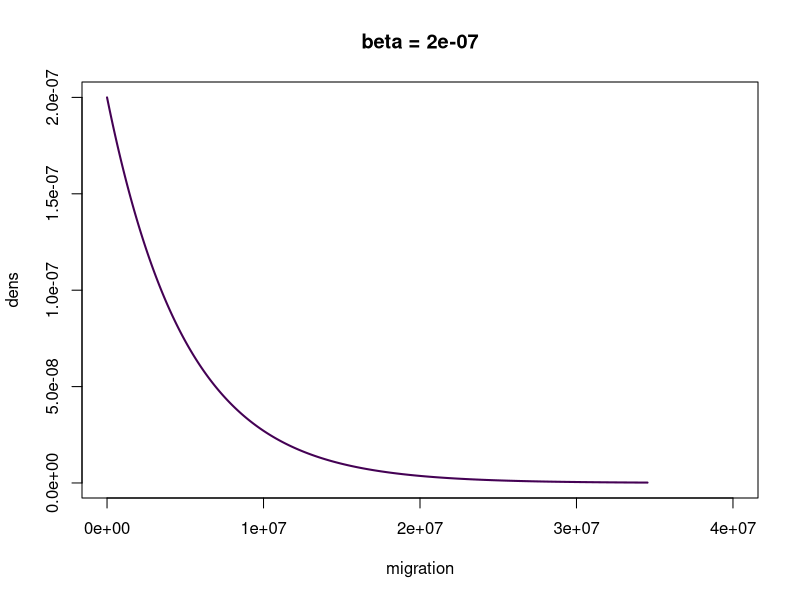

Generate this figure with R:
### R script to define gamma-distributed priors for the migration rate parameters in G-PhoCS analyses.
### By Ivan Prates, June 2018.
### Smithsonian National Museum of Natural History, Washington DC, USA.

# We'll use the viridis color palletes for plotting:
#install.packages("viridis")
library(viridis)

# Given a mutation rate of:
u = 2.42*10^-9 # from Prates et al. 2016 Molecular Ecology (average mutation rate among all genes of the three lizard species)

# G-PhoCS estimates m, given by:
# m = M/u

# So, given m equals:
m = 20

# To estimate M: 
M = m*u
M # (proportion of ind. in pop. 1 that arose from migration from pop. 2 per generation)

# m for different M
M = 1/100
M = 1/1000
M = 1/1000000
m = M/u
m # from 413 to 4.13M

m = 5000000
M = m*u
M

# For migration, implement gamma parameters as:
shape = c(1)
rate = c(0.0000002)
mean = shape/rate
mean

scale = 1/rate
scale

variance = shape/rate*rate
variance

# Plot:
par(mfrow = c(length(rate), 1)) # number of plot rows = number of rate values
for (j in 1:length(rate)) {
  for (i in 1:length(shape)) { # shapes go together, so in inside loop
    x.max = qgamma(0.999, shape=shape[i], rate=rate[j])
    x = seq(from=0, to=x.max, by=x.max/1000)
    dens = dgamma(x, shape=shape[i], rate=rate[j])
    palette = viridis(n = length(shape))
    plot(x, dens, type='l', xlim = c(0.0,40000000), col=palette[i], lwd = 2, xlab = "migration")
    title(paste("beta =", rate[j])) # titles for each plot
    legend(x = 10, y = 10 - 1*i, paste("alpha =", shape[i]), text.col=palette[i], bg = "transparent", bty = "n") # settings and position of legend
    par(new = T) # plot in same graph
  }
  par(new = F) # to stop plotting on top
}
par(new = F) # to stop plotting on top

# Done!
